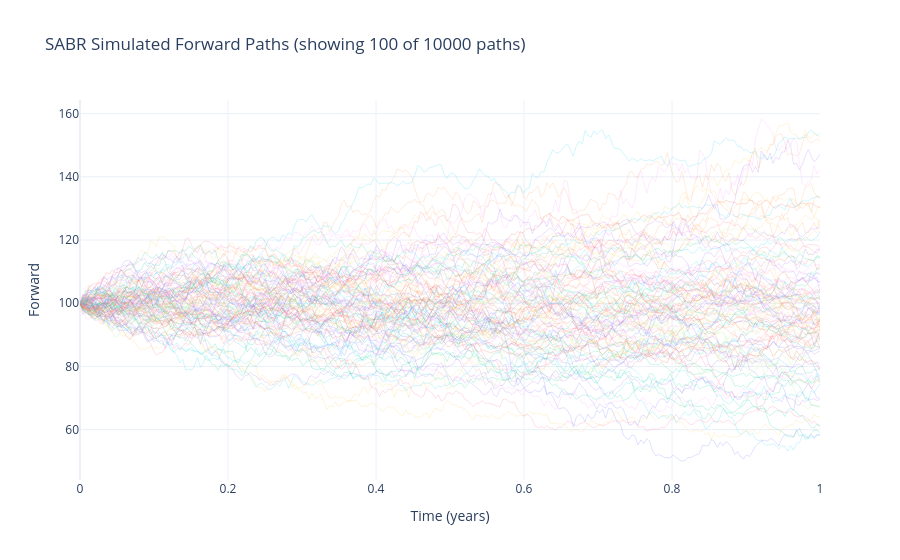

Source (notebook cell):
### Code cell
# Plot a sample of simulated forward paths
n_display = 100
time_grid = np.linspace(0, T, n_steps + 1)

fig = go.Figure()
for col in F_paths.columns[:n_display]:
    fig.add_trace(go.Scatter(x=time_grid, y=F_paths[col], mode='lines',
                              line=dict(width=0.5), opacity=0.4, showlegend=False))

fig.update_layout(
    title=f'SABR Simulated Forward Paths (showing {n_display} of {n_paths} paths)',
    xaxis_title='Time (years)', yaxis_title='Forward',
    template='plotly_white'
)
fig.show()

### Figure 1 — Plotly figure (JSON) as saved in the notebook; plotly's stock layout.template omitted (floating-point values rounded to 4 significant figures; data arrays with more than 128 entries replaced by an {"elided": "..."} marker saying what was removed)
{"data": [{"line": {"width": 0.5}, "mode": "lines", "opacity": 0.4, "showlegend": false, "type": "scatter", "x": {"elided": "253 float values"}, "y": {"elided": "253 float values"}}, {"line": {"width": 0.5}, "mode": "lines", "opacity": 0.4, "showlegend": false, "type": "scatter", "x": {"elided": "253 float values"}, "y": {"elided": "253 float values"}}, {"line": {"width": 0.5}, "mode": "lines", "opacity": 0.4, "showlegend": false, "type": "scatter", "x": {"elided": "253 float values"}, "y": {"elided": "253 float values"}}, {"line": {"width": 0.5}, "mode": "lines", "opacity": 0.4, "showlegend": false, "type": "scatter", "x": {"elided": "253 float values"}, "y": {"elided": "253 float values"}}, {"line": {"width": 0.5}, "mode": "lines", "opacity": 0.4, "showlegend": false, "type": "scatter", "x": {"elided": "253 float values"}, "y": {"elided": "253 float values"}}, {"line": {"width": 0.5}, "mode": "lines", "opacity": 0.4, "showlegend": false, "type": "scatter", "x": {"elided": "253 float values"}, "y": {"elided": "253 float values"}}, {"line": {"width": 0.5}, "mode": "lines", "opacity": 0.4, "showlegend": false, "type": "scatter", "x": {"elided": "253 float values"}, "y": {"elided": "253 float values"}}, {"line": {"width": 0.5}, "mode": "lines", "opacity": 0.4, "showlegend": false, "type": "scatter", "x": {"elided": "253 float values"}, "y": {"elided": "253 float values"}}, {"line": {"width": 0.5}, "mode": "lines", "opacity": 0.4, "showlegend": false, "type": "scatter", "x": {"elided": "253 float values"}, "y": {"elided": "253 float values"}}, {"line": {"width": 0.5}, "mode": "lines", "opacity": 0.4, "showlegend": false, "type": "scatter", "x": {"elided": "253 float values"}, "y": {"elided": "253 float values"}}, {"line": {"width": 0.5}, "mode": "lines", "opacity": 0.4, "showlegend": false, "type": "scatter", "x": {"elided": "253 float values"}, "y": {"elided": "253 float values"}}, {"line": {"width": 0.5}, "mode": "lines", "opacity": 0.4, "showlegend": false, "type": "scatter", "x": {"elided": "253 float values"}, "y": {"elided": "253 float values"}}, {"line": {"width": 0.5}, "mode": "lines", "opacity": 0.4, "showlegend": false, "type": "scatter", "x": {"elided": "253 float values"}, "y": {"elided": "253 float values"}}, {"line": {"width": 0.5}, "mode": "lines", "opacity": 0.4, "showlegend": false, "type": "scatter", "x": {"elided": "253 float values"}, "y": {"elided": "253 float values"}}, {"line": {"width": 0.5}, "mode": "lines", "opacity": 0.4, "showlegend": false, "type": "scatter", "x": {"elided": "253 float values"}, "y": {"elided": "253 float values"}}, {"line": {"width": 0.5}, "mode": "lines", "opacity": 0.4, "showlegend": false, "type": "scatter", "x": {"elided": "253 float values"}, "y": {"elided": "253 float values"}}, {"line": {"width": 0.5}, "mode": "lines", "opacity": 0.4, "showlegend": false, "type": "scatter", "x": {"elided": "253 float values"}, "y": {"elided": "253 float values"}}, {"line": {"width": 0.5}, "mode": "lines", "opacity": 0.4, "showlegend": false, "type": "scatter", "x": {"elided": "253 float values"}, "y": {"elided": "253 float values"}}, {"line": {"width": 0.5}, "mode": "lines", "opacity": 0.4, "showlegend": false, "type": "scatter", "x": {"elided": "253 float values"}, "y": {"elided": "253 float values"}}, {"line": {"width": 0.5}, "mode": "lines", "opacity": 0.4, "showlegend": false, "type": "scatter", "x": {"elided": "253 float values"}, "y": {"elided": "253 float values"}}, {"line": {"width": 0.5}, "mode": "lines", "opacity": 0.4, "showlegend": false, "type": "scatter", "x": {"elided": "253 float values"}, "y": {"elided": "253 float values"}}, {"line": {"width": 0.5}, "mode": "lines", "opacity": 0.4, "showlegend": false, "type": "scatter", "x": {"elided": "253 float values"}, "y": {"elided": "253 float values"}}, {"line": {"width": 0.5}, "mode": "lines", "opacity": 0.4, "showlegend": false, "type": "scatter", "x": {"elided": "253 float values"}, "y": {"elided": "253 float values"}}, {"line": {"width": 0.5}, "mode": "lines", "opacity": 0.4, "showlegend": false, "type": "scatter", "x": {"elided": "253 float values"}, "y": {"elided": "253 float values"}}, {"line": {"width": 0.5}, "mode": "lines", "opacity": 0.4, "showlegend": false, "type": "scatter", "x": {"elided": "253 float values"}, "y": {"elided": "253 float values"}}, {"line": {"width": 0.5}, "mode": "lines", "opacity": 0.4, "showlegend": false, "type": "scatter", "x": {"elided": "253 float values"}, "y": {"elided": "253 float values"}}, {"line": {"width": 0.5}, "mode": "lines", "opacity": 0.4, "showlegend": false, "type": "scatter", "x": {"elided": "253 float values"}, "y": {"elided": "253 float values"}}, {"line": {"width": 0.5}, "mode": "lines", "opacity": 0.4, "showlegend": false, "type": "scatter", "x": {"elided": "253 float values"}, "y": {"elided": "253 float values"}}, {"line": {"width": 0.5}, "mode": "lines", "opacity": 0.4, "showlegend": false, "type": "scatter", "x": {"elided": "253 float values"}, "y": {"elided": "253 float values"}}, {"line": {"width": 0.5}, "mode": "lines", "opacity": 0.4, "showlegend": false, "type": "scatter", "x": {"elided": "253 float values"}, "y": {"elided": "253 float values"}}, {"line": {"width": 0.5}, "mode": "lines", "opacity": 0.4, "showlegend": false, "type": "scatter", "x": {"elided": "253 float values"}, "y": {"elided": "253 float values"}}, {"line": {"width": 0.5}, "mode": "lines", "opacity": 0.4, "showlegend": false, "type": "scatter", "x": {"elided": "253 float values"}, "y": {"elided": "253 float values"}}, {"line": {"width": 0.5}, "mode": "lines", "opacity": 0.4, "showlegend": false, "type": "scatter", "x": {"elided": "253 float values"}, "y": {"elided": "253 float values"}}, {"line": {"width": 0.5}, "mode": "lines", "opacity": 0.4, "showlegend": false, "type": "scatter", "x": {"elided": "253 float values"}, "y": {"elided": "253 float values"}}, {"line": {"width": 0.5}, "mode": "lines", "opacity": 0.4, "showlegend": false, "type": "scatter", "x": {"elided": "253 float values"}, "y": {"elided": "253 float values"}}, {"line": {"width": 0.5}, "mode": "lines", "opacity": 0.4, "showlegend": false, "type": "scatter", "x": {"elided": "253 float values"}, "y": {"elided": "253 float values"}}, {"line": {"width": 0.5}, "mode": "lines", "opacity": 0.4, "showlegend": false, "type": "scatter", "x": {"elided": "253 float values"}, "y": {"elided": "253 float values"}}, {"line": {"width": 0.5}, "mode": "lines", "opacity": 0.4, "showlegend": false, "type": "scatter", "x": {"elided": "253 float values"}, "y": {"elided": "253 float values"}}, {"line": {"width": 0.5}, "mode": "lines", "opacity": 0.4, "showlegend": false, "type": "scatter", "x": {"elided": "253 float values"}, "y": {"elided": "253 float values"}}, {"line": {"width": 0.5}, "mode": "lines", "opacity": 0.4, "showlegend": false, "type": "scatter", "x": {"elided": "253 float values"}, "y": {"elided": "253 float values"}}, {"line": {"width": 0.5}, "mode": "lines", "opacity": 0.4, "showlegend": false, "type": "scatter", "x": {"elided": "253 float values"}, "y": {"elided": "253 float values"}}, {"line": {"width": 0.5}, "mode": "lines", "opacity": 0.4, "showlegend": false, "type": "scatter", "x": {"elided": "253 float values"}, "y": {"elided": "253 float values"}}, {"line": {"width": 0.5}, "mode": "lines", "opacity": 0.4, "showlegend": false, "type": "scatter", "x": {"elided": "253 float values"}, "y": {"elided": "253 float values"}}, {"line": {"width": 0.5}, "mode": "lines", "opacity": 0.4, "showlegend": false, "type": "scatter", "x": {"elided": "253 float values"}, "y": {"elided": "253 float values"}}, {"line": {"width": 0.5}, "mode": "lines", "opacity": 0.4, "showlegend": false, "type": "scatter", "x": {"elided": "253 float values"}, "y": {"elided": "253 float values"}}, {"line": {"width": 0.5}, "mode": "lines", "opacity": 0.4, "showlegend": false, "type": "scatter", "x": {"elided": "253 float values"}, "y": {"elided": "253 float values"}}, {"line": {"width": 0.5}, "mode": "lines", "opacity": 0.4, "showlegend": false, "type": "scatter", "x": {"elided": "253 float values"}, "y": {"elided": "253 float values"}}, {"line": {"width": 0.5}, "mode": "lines", "opacity": 0.4, "showlegend": false, "type": "scatter", "x": {"elided": "253 float values"}, "y": {"elided": "253 float values"}}, {"line": {"width": 0.5}, "mode": "lines", "opacity": 0.4, "showlegend": false, "type": "scatter", "x": {"elided": "253 float values"}, "y": {"elided": "253 float values"}}, {"line": {"width": 0.5}, "mode": "lines", "opacity": 0.4, "showlegend": false, "type": "scatter", "x": {"elided": "253 float values"}, "y": {"elided": "253 float values"}}, {"line": {"width": 0.5}, "mode": "lines", "opacity": 0.4, "showlegend": false, "type": "scatter", "x": {"elided": "253 float values"}, "y": {"elided": "253 float values"}}, {"line": {"width": 0.5}, "mode": "lines", "opacity": 0.4, "showlegend": false, "type": "scatter", "x": {"elided": "253 float values"}, "y": {"elided": "253 float values"}}, {"line": {"width": 0.5}, "mode": "lines", "opacity": 0.4, "showlegend": false, "type": "scatter", "x": {"elided": "253 float values"}, "y": {"elided": "253 float values"}}, {"line": {"width": 0.5}, "mode": "lines", "opacity": 0.4, "showlegend": false, "type": "scatter", "x": {"elided": "253 float values"}, "y": {"elided": "253 float values"}}, {"line": {"width": 0.5}, "mode": "lines", "opacity": 0.4, "showlegend": false, "type": "scatter", "x": {"elided": "253 float values"}, "y": {"elided": "253 float values"}}, {"line": {"width": 0.5}, "mode": "lines", "opacity": 0.4, "showlegend": false, "type": "scatter", "x": {"elided": "253 float values"}, "y": {"elided": "253 float values"}}, {"line": {"width": 0.5}, "mode": "lines", "opacity": 0.4, "showlegend": false, "type": "scatter", "x": {"elided": "253 float values"}, "y": {"elided": "253 float values"}}, {"line": {"width": 0.5}, "mode": "lines", "opacity": 0.4, "showlegend": false, "type": "scatter", "x": {"elided": "253 float values"}, "y": {"elided": "253 float values"}}, {"line": {"width": 0.5}, "mode": "lines", "opacity": 0.4, "showlegend": false, "type": "scatter", "x": {"elided": "253 float values"}, "y": {"elided": "253 float values"}}, {"line": {"width": 0.5}, "mode": "lines", "opacity": 0.4, "showlegend": false, "type": "scatter", "x": {"elided": "253 float values"}, "y": {"elided": "253 float values"}}, {"line": {"width": 0.5}, "mode": "lines", "opacity": 0.4, "showlegend": false, "type": "scatter", "x": {"elided": "253 float values"}, "y": {"elided": "253 float values"}}, {"line": {"width": 0.5}, "mode": "lines", "opacity": 0.4, "showlegend": false, "type": "scatter", "x": {"elided": "253 float values"}, "y": {"elided": "253 float values"}}, {"line": {"width": 0.5}, "mode": "lines", "opacity": 0.4, "showlegend": false, "type": "scatter", "x": {"elided": "253 float values"}, "y": {"elided": "253 float values"}}, {"line": {"width": 0.5}, "mode": "lines", "opacity": 0.4, "showlegend": false, "type": "scatter", "x": {"elided": "253 float values"}, "y": {"elided": "253 float values"}}, {"line": {"width": 0.5}, "mode": "lines", "opacity": 0.4, "showlegend": false, "type": "scatter", "x": {"elided": "253 float values"}, "y": {"elided": "253 float values"}}, {"line": {"width": 0.5}, "mode": "lines", "opacity": 0.4, "showlegend": false, "type": "scatter", "x": {"elided": "253 float values"}, "y": {"elided": "253 float values"}}, {"line": {"width": 0.5}, "mode": "lines", "opacity": 0.4, "showlegend": false, "type": "scatter", "x": {"elided": "253 float values"}, "y": {"elided": "253 float values"}}, {"line": {"width": 0.5}, "mode": "lines", "opacity": 0.4, "showlegend": false, "type": "scatter", "x": {"elided": "253 float values"}, "y": {"elided": "253 float values"}}, {"line": {"width": 0.5}, "mode": "lines", "opacity": 0.4, "showlegend": false, "type": "scatter", "x": {"elided": "253 float values"}, "y": {"elided": "253 float values"}}, {"line": {"width": 0.5}, "mode": "lines", "opacity": 0.4, "showlegend": false, "type": "scatter", "x": {"elided": "253 float values"}, "y": {"elided": "253 float values"}}, {"line": {"width": 0.5}, "mode": "lines", "opacity": 0.4, "showlegend": false, "type": "scatter", "x": {"elided": "253 float values"}, "y": {"elided": "253 float values"}}, {"line": {"width": 0.5}, "mode": "lines", "opacity": 0.4, "showlegend": false, "type": "scatter", "x": {"elided": "253 float values"}, "y": {"elided": "253 float values"}}, {"line": {"width": 0.5}, "mode": "lines", "opacity": 0.4, "showlegend": false, "type": "scatter", "x": {"elided": "253 float values"}, "y": {"elided": "253 float values"}}, {"line": {"width": 0.5}, "mode": "lines", "opacity": 0.4, "showlegend": false, "type": "scatter", "x": {"elided": "253 float values"}, "y": {"elided": "253 float values"}}, {"line": {"width": 0.5}, "mode": "lines", "opacity": 0.4, "showlegend": false, "type": "scatter", "x": {"elided": "253 float values"}, "y": {"elided": "253 float values"}}, {"line": {"width": 0.5}, "mode": "lines", "opacity": 0.4, "showlegend": false, "type": "scatter", "x": {"elided": "253 float values"}, "y": {"elided": "253 float values"}}, {"line": {"width": 0.5}, "mode": "lines", "opacity": 0.4, "showlegend": false, "type": "scatter", "x": {"elided": "253 float values"}, "y": {"elided": "253 float values"}}, {"line": {"width": 0.5}, "mode": "lines", "opacity": 0.4, "showlegend": false, "type": "scatter", "x": {"elided": "253 float values"}, "y": {"elided": "253 float values"}}, {"line": {"width": 0.5}, "mode": "lines", "opacity": 0.4, "showlegend": false, "type": "scatter", "x": {"elided": "253 float values"}, "y": {"elided": "253 float values"}}, {"line": {"width": 0.5}, "mode": "lines", "opacity": 0.4, "showlegend": false, "type": "scatter", "x": {"elided": "253 float values"}, "y": {"elided": "253 float values"}}, {"line": {"width": 0.5}, "mode": "lines", "opacity": 0.4, "showlegend": false, "type": "scatter", "x": {"elided": "253 float values"}, "y": {"elided": "253 float values"}}, {"line": {"width": 0.5}, "mode": "lines", "opacity": 0.4, "showlegend": false, "type": "scatter", "x": {"elided": "253 float values"}, "y": {"elided": "253 float values"}}, {"line": {"width": 0.5}, "mode": "lines", "opacity": 0.4, "showlegend": false, "type": "scatter", "x": {"elided": "253 float values"}, "y": {"elided": "253 float values"}}, {"line": {"width": 0.5}, "mode": "lines", "opacity": 0.4, "showlegend": false, "type": "scatter", "x": {"elided": "253 float values"}, "y": {"elided": "253 float values"}}, {"line": {"width": 0.5}, "mode": "lines", "opacity": 0.4, "showlegend": false, "type": "scatter", "x": {"elided": "253 float values"}, "y": {"elided": "253 float values"}}, {"line": {"width": 0.5}, "mode": "lines", "opacity": 0.4, "showlegend": false, "type": "scatter", "x": {"elided": "253 float values"}, "y": {"elided": "253 float values"}}, {"line": {"width": 0.5}, "mode": "lines", "opacity": 0.4, "showlegend": false, "type": "scatter", "x": {"elided": "253 float values"}, "y": {"elided": "253 float values"}}, {"line": {"width": 0.5}, "mode": "lines", "opacity": 0.4, "showlegend": false, "type": "scatter", "x": {"elided": "253 float values"}, "y": {"elided": "253 float values"}}, {"line": {"width": 0.5}, "mode": "lines", "opacity": 0.4, "showlegend": false, "type": "scatter", "x": {"elided": "253 float values"}, "y": {"elided": "253 float values"}}, {"line": {"width": 0.5}, "mode": "lines", "opacity": 0.4, "showlegend": false, "type": "scatter", "x": {"elided": "253 float values"}, "y": {"elided": "253 float values"}}, {"line": {"width": 0.5}, "mode": "lines", "opacity": 0.4, "showlegend": false, "type": "scatter", "x": {"elided": "253 float values"}, "y": {"elided": "253 float values"}}, {"line": {"width": 0.5}, "mode": "lines", "opacity": 0.4, "showlegend": false, "type": "scatter", "x": {"elided": "253 float values"}, "y": {"elided": "253 float values"}}, {"line": {"width": 0.5}, "mode": "lines", "opacity": 0.4, "showlegend": false, "type": "scatter", "x": {"elided": "253 float values"}, "y": {"elided": "253 float values"}}, {"line": {"width": 0.5}, "mode": "lines", "opacity": 0.4, "showlegend": false, "type": "scatter", "x": {"elided": "253 float values"}, "y": {"elided": "253 float values"}}, {"line": {"width": 0.5}, "mode": "lines", "opacity": 0.4, "showlegend": false, "type": "scatter", "x": {"elided": "253 float values"}, "y": {"elided": "253 float values"}}, {"line": {"width": 0.5}, "mode": "lines", "opacity": 0.4, "showlegend": false, "type": "scatter", "x": {"elided": "253 float values"}, "y": {"elided": "253 float values"}}, {"line": {"width": 0.5}, "mode": "lines", "opacity": 0.4, "showlegend": false, "type": "scatter", "x": {"elided": "253 float values"}, "y": {"elided": "253 float values"}}, {"line": {"width": 0.5}, "mode": "lines", "opacity": 0.4, "showlegend": false, "type": "scatter", "x": {"elided": "253 float values"}, "y": {"elided": "253 float values"}}, {"line": {"width": 0.5}, "mode": "lines", "opacity": 0.4, "showlegend": false, "type": "scatter", "x": {"elided": "253 float values"}, "y": {"elided": "253 float values"}}, {"line": {"width": 0.5}, "mode": "lines", "opacity": 0.4, "showlegend": false, "type": "scatter", "x": {"elided": "253 float values"}, "y": {"elided": "253 float values"}}], "layout": {"title": {"text": "SABR Simulated Forward Paths (showing 100 of 10000 paths)"}, "xaxis": {"title": {"text": "Time (years)"}}, "yaxis": {"title": {"text": "Forward"}}}}
